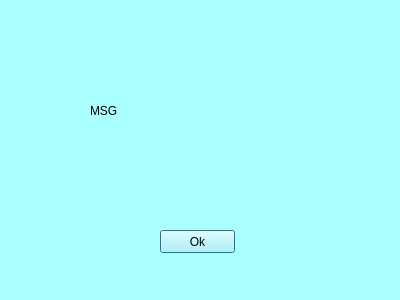
<?xml version="1.0" encoding="UTF-8"?>
<ui version="4.0">
 <class>Dialog</class>
 <widget class="QDialog" name="Dialog">
  <property name="geometry">
   <rect>
    <x>0</x>
    <y>0</y>
    <width>400</width>
    <height>300</height>
   </rect>
  </property>
  <property name="windowTitle">
   <string>Dialog</string>
  </property>
  <property name="styleSheet">
   <string notr="true">background-color: rgb(170, 255, 255);</string>
  </property>
  <widget class="QPushButton" name="ok_btn">
   <property name="geometry">
    <rect>
     <x>160</x>
     <y>230</y>
     <width>75</width>
     <height>23</height>
    </rect>
   </property>
   <property name="text">
    <string>Ok</string>
   </property>
  </widget>
  <widget class="QLabel" name="msg">
   <property name="geometry">
    <rect>
     <x>90</x>
     <y>70</y>
     <width>141</width>
     <height>81</height>
    </rect>
   </property>
   <property name="styleSheet">
    <string notr="true">font: 14pt &quot;MS Shell Dlg 2&quot;;</string>
   </property>
   <property name="text">
    <string>MSG</string>
   </property>
  </widget>
 </widget>
 <resources/>
 <connections/>
</ui>
